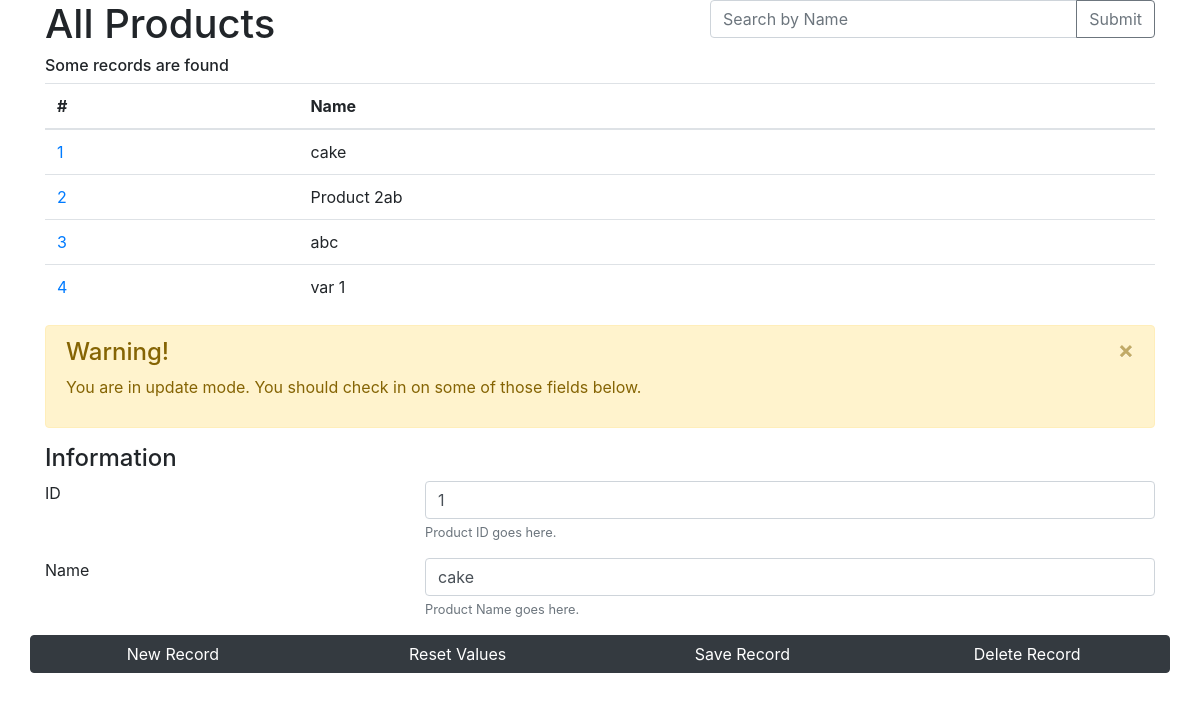
Screenshot of /personalize/products.php?id=1 with the database file from the repository.
### tables this page shows
CREATE TABLE `tbl_product` (
  `id` int(11) NOT NULL,
  `name` varchar(20) NOT NULL
);

### personalize/product.php (called while the page is built, shortened)
<?php
class Product{
    private $conn;
	public $id;
	public $name;
	public function __construct($db){
        $this->conn = $db;
    }
    public function getRecordList(){
		$Byid =!empty($this->id)?"where `id`=:Id":"";
		$Byname =!empty($this->name)?"where `name` like '%".$this->name."%' ":"";
		$query = "SELECT
					`id`,
					`name`
				FROM `tbl_product`
				 {$Byid} {$Byname}";
        $stmt = $this->conn->prepare($query);
        $this->id=htmlspecialchars(strip_tags($this->id));
		if(isset($this->id))
			$stmt->bindParam(':Id', $this->id);
        $stmt->execute();
        return $stmt;
	}
}
?>

### personalize/products.php (the view, shortened to what this page needs)
<?php
    include_once 'product.php';
    $database = new Database();
    $db = $database->nconnect();
	include_once 'commonfe.php';
?>
<!doctype html>
<html lang="en">
  <head>
  </head>
  <body>
  <div class="container">
	<div class="row">
		<div class="col-12 col-md-7">
			<h1>All Products</h1>
		</div>
		<div class="col-12 col-md-5">
			<form name="search" action="products.php" method="post">
			<div class="input-group mb-3">
			  <input type="text" name="searchname" class="form-control" placeholder="Search by Name" aria-label="Product name" aria-describedby="btnSearch">
			  <div class="input-group-append">
				<input type="submit" class="btn btn-outline-secondary" id="btnSearch"/>
			  </div>
			</div>
			</form>
		</div>
	</div>
    <?php
	$product = new Product($db);
	$result = $product->getRecordList();
    $num = $result->rowCount();
	if($num > 0){
		echo "<h6> Some records are found </h6>";
		?>
		<table class="table">
		<thead>
			<tr>
			  <th scope="col">#</th>
			  <th scope="col">Name </th>
			</tr>
		</thead>
		<tbody>
		<?php
		while($row = $result->fetch(PDO::FETCH_ASSOC)){
            extract($row);
?>
			<tr>
				<td><a href="products.php?id=<?php echo $id; ?>"><?php echo $id; ?></a>
				</td>
				<td>
				<?php echo $name; ?>
				</td>
			</tr>
<?php
		}
	}else{
		echo "<tr><td colspan=2> No records found<td></tr>";
	}
	if( isset($_GET["id"]) ){
		$product->id =!empty($_GET["id"])?$_GET["id"]:"";
		$result = $product->getRecordList();
		$num = $result->rowCount();
		if($num > 0){
?>
		</tbody>
		</table>
			<div class="alert alert-warning alert-dismissible fade show" role="alert">
			  <h4 class="alert-heading">Warning!</h4>
			  <p>You are in update mode. You should check in on some of those fields below. </p>
			  <button type="button" class="close" data-dismiss="alert" aria-label="Close">
				<span aria-hidden="true">&times;</span>
			  </button>
			</div>
<?php
			echo "<h4> Information </h4>";
			while($row = $result->fetch(PDO::FETCH_ASSOC)){
				extract($row);
?>
			<form name="f1" action="product_SUD.php" method="post">
			<div class="row">
			<div class="col-12 col-">
				<div class="form-group">
					<div class="row">
					<div class="col-12 col-md-4 ">
						<label class="dyn-text" for="id">ID</label>
					</div>
					<div class="col-12 col-md-8">
						<input type="text" name="id" class="form-control" value="<?php echo $id; ?>" id="exampleInputEmail1" aria-describedby="idHelp" placeholder="Product ID">
						<small id="idHelp" class="form-text text-muted">Product ID goes here.</small>
					</div>
					</div>
				</div>
				<div class="form-group">
					<div class="row">
					<div class="col-12 col-md-4 ">
						<label class="dyn-text" for="name">Name</label>
						</div>
					<div class="col-12 col-md-8">
						<input type="text" name="name" class="form-control" value="<?php echo $name; ?>" id="exampleInputEmail1" aria-describedby="nameHelp" placeholder="Product Name">
						<small id="nameHelp" class="form-text text-muted">Product Name goes here.</small>
					</div>
					</div>
				</div>
			</div>
			</div>
			<div class="row">
				<div class="btn-group special" role="group">
				<input type="button" class="btn btn-dark" name="new" value="New Record"/>
				<input type="button" class="btn btn-dark" name="Reset" value="Reset Values"/>
				<input type="submit" class="btn btn-dark" name="Save" value="Save Record"/>
				<input type="submit" class="btn btn-dark" name="Delete" value="Delete Record"/>
				</div>
			</div>
			</form>
<?php
			}
		}else{
			echo "<br/> Bad ID";
		}
	}
?>
	</div>
  </body>
</html>

### personalize/css/custom.css (style rules this page uses)
.btn-group.special { display: flex; width:100%; overflow: auto; }
.special .btn { flex: 1!important; }

### rows the page displays
tbl_product: id "1", name "cake"
tbl_product: id "2", name "Product 2ab"
tbl_product: id "3", name "abc"
tbl_product: id "4", name "var 1"
